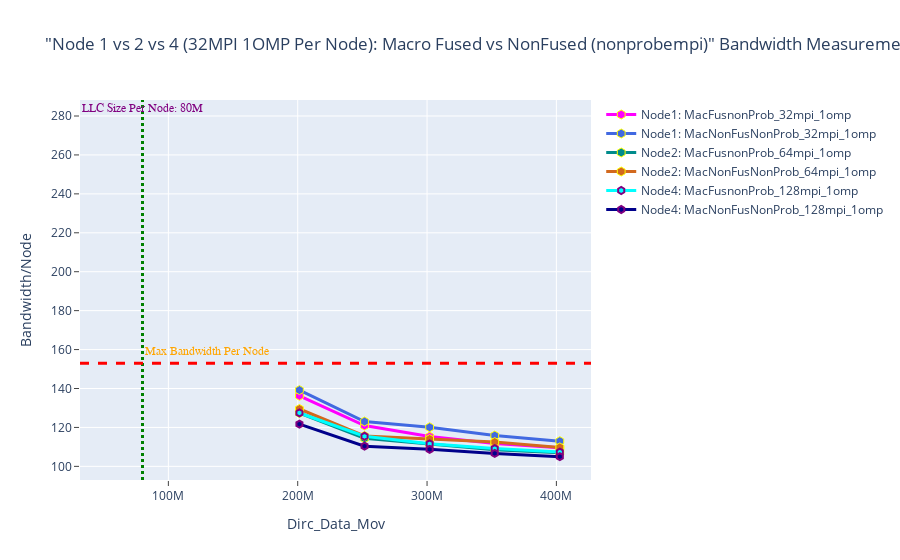

The notebook cell this image was saved under:
### Markdown cell above
## Bandwidth Macro Fused vs NonFused NonProbmpi: Node1 vs 2 vs 4 (32 mpi 1omp per node)

### Code cell
fig = go.Figure() 

# NODE 1
fig.add_trace(go.Scatter(x=(dfn1MacFusnonProb_32mpi_1omp.Dirc_Data_Mov*(dfn1MacFusnonProb_32mpi_1omp.MPI_size)), 
                         y=(dfn1MacFusnonProb_32mpi_1omp.BAND*(dfn1MacFusnonProb_32mpi_1omp.MPI_size)), 
                         mode='lines+markers', 
                         name='Node1: MacFusnonProb_32mpi_1omp',
                         line=dict(color='magenta',width=3),
                         marker=dict(symbol='hexagon',size=9, line=dict(color='yellow',width=1))))

fig.add_trace(go.Scatter(x=(dfn1MacNonFusNonProb_32mpi_1omp.Dirc_Data_Mov*(dfn1MacNonFusNonProb_32mpi_1omp.MPI_size)), 
                         y=(dfn1MacNonFusNonProb_32mpi_1omp.BAND*(dfn1MacNonFusNonProb_32mpi_1omp.MPI_size)), 
                         mode='lines+markers', 
                         name='Node1: MacNonFusNonProb_32mpi_1omp',
                         line=dict(color='royalblue',width=3),
                         marker=dict(symbol='hexagon',size=9, line=dict(color='yellow',width=1))))


# NODE 2
fig.add_trace(go.Scatter(x=(dfn2MacFusnonProb_64mpi_1omp.Dirc_Data_Mov*(dfn2MacFusnonProb_64mpi_1omp.MPI_size/2)), 
                         y=(dfn2MacFusnonProb_64mpi_1omp.BAND*(dfn2MacFusnonProb_64mpi_1omp.MPI_size/2)), 
                         mode='lines+markers', 
                         name='Node2: MacFusnonProb_64mpi_1omp',
                         line=dict(color='darkcyan',width=3),
                         marker=dict(symbol='hexagon',size=9, line=dict(color='yellow',width=1))))

fig.add_trace(go.Scatter(x=(dfn2MacNonFusNonProb_64mpi_1omp.Dirc_Data_Mov*(dfn2MacNonFusNonProb_64mpi_1omp.MPI_size/2)), 
                         y=(dfn2MacNonFusNonProb_64mpi_1omp.BAND*(dfn2MacNonFusNonProb_64mpi_1omp.MPI_size/2)), 
                         mode='lines+markers', 
                         name='Node2: MacNonFusNonProb_64mpi_1omp',
                         line=dict(color='chocolate',width=3),
                         marker=dict(symbol='hexagon',size=9, line=dict(color='yellow',width=1))))

# NODE 4
fig.add_trace(go.Scatter(x=(dfn4MacFusnonProb_128mpi_1omp.Dirc_Data_Mov*(dfn4MacFusnonProb_128mpi_1omp.MPI_size/4)), 
                         y=(dfn4MacFusnonProb_128mpi_1omp.BAND*(dfn4MacFusnonProb_128mpi_1omp.MPI_size/4)), 
                         mode='lines+markers', 
                         name='Node4: MacFusnonProb_128mpi_1omp',
                         line=dict(color='cyan',width=3),
                         marker=dict(symbol='hexagon',size=7,line=dict(color='purple',width=2))))

fig.add_trace(go.Scatter(x=(dfn4MacNonFusNonProb_128mpi_1omp.Dirc_Data_Mov*(dfn4MacNonFusNonProb_128mpi_1omp.MPI_size/4)), 
                         y=(dfn4MacNonFusNonProb_128mpi_1omp.BAND*(dfn4MacNonFusNonProb_128mpi_1omp.MPI_size/4)), 
                         mode='lines+markers', 
                         name='Node4: MacNonFusNonProb_128mpi_1omp',
                         line=dict(color='darkblue',width=3),
                         marker=dict(symbol='hexagon',size=7,line=dict(color='purple',width=2))))


# Adding vertical and horizontal lines 
fig.add_vline(x=80e6, line_width=3, line_dash="dot", line_color="green")
fig.add_hline(y=153, line_width=3, line_dash="dash", line_color="red")

# Add annotation with arrow
fig.add_annotation(
    x='80e6'
    , y=280
    , text=f'LLC Size Per Node: 80M'
    , yanchor='bottom'
    , showarrow=False
    , arrowhead=1
    , arrowsize=1
    , arrowwidth=2
    , arrowcolor="#636363"
    , ax=-20
    , ay=-30
    , font=dict(size=12, color="purple", family="Sans Serif")
    , align="left"
    ,)

fig.add_annotation(
    x='130e6'
    , y=155
    , text=f'Max Bandwidth Per Node'
    , yanchor='bottom'
    , showarrow=False
    , arrowhead=1
    , arrowsize=1
    , arrowwidth=2
    , arrowcolor="#636363"
    , ax=-20
    , ay=-30
    , font=dict(size=12, color="orange", family="Sans Serif")
    , align="left"
    ,)


fig.update_layout(title='"Node 1 vs 2 vs 4 (32MPI 1OMP Per Node): Macro Fused vs NonFused (nonprobempi)" Bandwidth Measurement',
                  xaxis_title='Dirc_Data_Mov', yaxis_title='Bandwidth/Node', 
                  xaxis=dict(ticks="outside"),  
                  yaxis=dict(ticks="outside"))

### Figure 1 — Plotly figure (JSON) as saved in the notebook; plotly's stock layout.template omitted (floating-point values rounded to 4 significant figures)
{"data": [{"line": {"color": "magenta", "width": 3}, "marker": {"line": {"color": "yellow", "width": 1}, "size": 9, "symbol": "hexagon"}, "mode": "lines+markers", "name": "Node1: MacFusnonProb_32mpi_1omp", "type": "scatter", "x": [201326592, 251658240, 301989888, 352321536, 402653184], "y": [136.3, 120.9, 115.3, 111.7, 109.5]}, {"line": {"color": "royalblue", "width": 3}, "marker": {"line": {"color": "yellow", "width": 1}, "size": 9, "symbol": "hexagon"}, "mode": "lines+markers", "name": "Node1: MacNonFusNonProb_32mpi_1omp", "type": "scatter", "x": [201326592, 251658240, 301989888, 352321536, 402653184], "y": [139.2, 123.0, 120.1, 115.8, 113.0]}, {"line": {"color": "darkcyan", "width": 3}, "marker": {"line": {"color": "yellow", "width": 1}, "size": 9, "symbol": "hexagon"}, "mode": "lines+markers", "name": "Node2: MacFusnonProb_64mpi_1omp", "type": "scatter", "x": [201326592, 251658240, 301989888, 352321536, 402653184], "y": [127.4, 114.4, 111.4, 108.5, 107.0]}, {"line": {"color": "chocolate", "width": 3}, "marker": {"line": {"color": "yellow", "width": 1}, "size": 9, "symbol": "hexagon"}, "mode": "lines+markers", "name": "Node2: MacNonFusNonProb_64mpi_1omp", "type": "scatter", "x": [201326592, 251658240, 301989888, 352321536, 402653184], "y": [129.5, 115.6, 114.0, 112.5, 109.7]}, {"line": {"color": "cyan", "width": 3}, "marker": {"line": {"color": "purple", "width": 2}, "size": 7, "symbol": "hexagon"}, "mode": "lines+markers", "name": "Node4: MacFusnonProb_128mpi_1omp", "type": "scatter", "x": [201326592, 251658240, 301989888, 352321536, 402653184], "y": [127.4, 115.5, 111.6, 109.1, 107.3]}, {"line": {"color": "darkblue", "width": 3}, "marker": {"line": {"color": "purple", "width": 2}, "size": 7, "symbol": "hexagon"}, "mode": "lines+markers", "name": "Node4: MacNonFusNonProb_128mpi_1omp", "type": "scatter", "x": [201326592, 251658240, 301989888, 352321536, 402653184], "y": [121.7, 110.4, 108.7, 106.6, 105.0]}], "layout": {"annotations": [{"align": "left", "arrowcolor": "#636363", "arrowhead": 1, "arrowsize": 1, "arrowwidth": 2, "ax": -20, "ay": -30, "font": {"color": "purple", "family": "Sans Serif", "size": 12}, "showarrow": false, "text": "LLC Size Per Node: 80M", "x": "80e6", "y": 280, "yanchor": "bottom"}, {"align": "left", "arrowcolor": "#636363", "arrowhead": 1, "arrowsize": 1, "arrowwidth": 2, "ax": -20, "ay": -30, "font": {"color": "orange", "family": "Sans Serif", "size": 12}, "showarrow": false, "text": "Max Bandwidth Per Node", "x": "130e6", "y": 155, "yanchor": "bottom"}], "shapes": [{"line": {"color": "green", "dash": "dot", "width": 3}, "type": "line", "x0": 80000000, "x1": 80000000, "xref": "x", "y0": 0, "y1": 1, "yref": "y domain"}, {"line": {"color": "red", "dash": "dash", "width": 3}, "type": "line", "x0": 0, "x1": 1, "xref": "x domain", "y0": 153, "y1": 153, "yref": "y"}], "title": {"text": "\"Node 1 vs 2 vs 4 (32MPI 1OMP Per Node): Macro Fused vs NonFused (nonprobempi)\" Bandwidth Measurement"}, "xaxis": {"ticks": "outside", "title": {"text": "Dirc_Data_Mov"}}, "yaxis": {"ticks": "outside", "title": {"text": "Bandwidth/Node"}}}}
